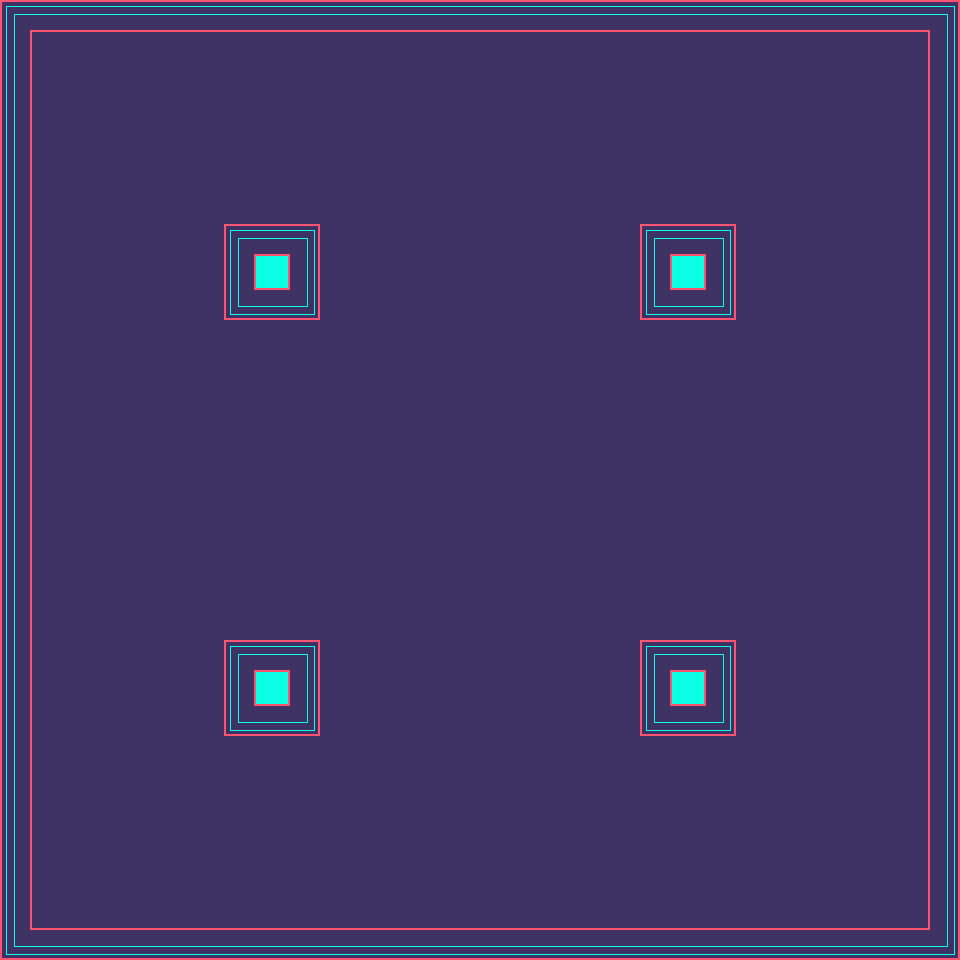

Rendered tile map (Tiled .tmx) drawn with the repository's tilesets; below, a short description and the full map source, tile grids included:
An orthogonal 30x30 tile map with 32x32 px tiles, 2 tile layers (Ground, Walls) and 8 objects (5x Enemy, 2x Sword, Player).

<map version="1.10" tiledversion="1.11.2" orientation="orthogonal" renderorder="right-down" width="30" height="30" tilewidth="32" tileheight="32" infinite="0" nextlayerid="4" nextobjectid="15">
 <tileset firstgid="1" source="Tileset.tsx" />
 <layer id="2" name="Ground" width="30" height="30">
  <data encoding="csv">
0,0,0,0,0,0,0,0,0,0,0,0,0,0,0,0,0,0,0,0,0,0,0,0,0,0,0,0,0,0,
0,4,4,4,4,4,4,4,4,4,4,4,4,4,4,4,4,4,4,4,4,4,4,4,4,4,4,4,4,0,
0,4,4,4,4,4,4,4,4,4,4,4,4,4,4,4,4,4,4,4,4,4,4,4,4,4,4,4,4,0,
0,4,4,4,4,4,4,4,4,4,4,4,4,4,4,4,4,4,4,4,4,4,4,4,4,4,4,4,4,0,
0,4,4,4,4,4,4,4,4,4,4,4,4,4,4,4,4,4,4,4,4,4,4,4,4,4,4,4,4,0,
0,4,4,4,4,4,4,4,4,4,4,4,4,4,4,4,4,4,4,4,4,4,4,4,4,4,4,4,4,0,
0,4,4,4,4,4,4,4,4,4,4,4,4,4,4,4,4,4,4,4,4,4,4,4,4,4,4,4,4,0,
0,4,4,4,4,4,4,4,4,4,4,4,4,4,4,4,4,4,4,4,4,4,4,4,4,4,4,4,4,0,
0,4,4,4,4,4,4,4,8,4,4,4,4,4,4,4,4,4,4,4,4,8,4,4,4,4,4,4,4,0,
0,4,4,4,4,4,4,4,4,4,4,4,4,4,4,4,4,4,4,4,4,4,4,4,4,4,4,4,4,0,
0,4,4,4,4,4,4,4,4,4,4,4,4,4,4,4,4,4,4,4,4,4,4,4,4,4,4,4,4,0,
0,4,4,4,4,4,4,4,4,4,4,4,4,4,4,4,4,4,4,4,4,4,4,4,4,4,4,4,4,0,
0,4,4,4,4,4,4,4,4,4,4,4,4,4,4,4,4,4,4,4,4,4,4,4,4,4,4,4,4,0,
0,4,4,4,4,4,4,4,4,4,4,4,4,4,4,4,4,4,4,4,4,4,4,4,4,4,4,4,4,0,
0,4,4,4,4,4,4,4,4,4,4,4,4,4,4,4,4,4,4,4,4,4,4,4,4,4,4,4,4,0,
0,4,4,4,4,4,4,4,4,4,4,4,4,4,4,4,4,4,4,4,4,4,4,4,4,4,4,4,4,0,
0,4,4,4,4,4,4,4,4,4,4,4,4,4,4,4,4,4,4,4,4,4,4,4,4,4,4,4,4,0,
0,4,4,4,4,4,4,4,4,4,4,4,4,4,4,4,4,4,4,4,4,4,4,4,4,4,4,4,4,0,
0,4,4,4,4,4,4,4,4,4,4,4,4,4,4,4,4,4,4,4,4,4,4,4,4,4,4,4,4,0,
0,4,4,4,4,4,4,4,4,4,4,4,4,4,4,4,4,4,4,4,4,4,4,4,4,4,4,4,4,0,
0,4,4,4,4,4,4,4,4,4,4,4,4,4,4,4,4,4,4,4,4,4,4,4,4,4,4,4,4,0,
0,4,4,4,4,4,4,4,4,4,4,4,4,4,4,4,4,4,4,4,4,4,4,4,4,4,4,4,4,0,
0,4,4,4,4,4,4,4,4,4,4,4,4,4,4,4,4,4,4,4,4,4,4,4,4,4,4,4,4,0,
0,4,4,4,4,4,4,4,4,4,4,4,4,4,4,4,4,4,4,4,4,4,4,4,4,4,4,4,4,0,
0,4,4,4,4,4,4,4,4,4,4,4,4,4,4,4,4,4,4,4,4,4,4,4,4,4,4,4,4,0,
0,4,4,4,4,4,4,4,4,4,4,4,4,4,4,4,4,4,4,4,4,4,4,4,4,4,4,4,4,0,
0,4,4,4,4,4,4,4,4,4,4,4,4,4,4,4,4,4,4,4,4,4,4,4,4,4,4,4,4,0,
0,4,4,4,4,4,4,4,4,4,4,4,4,4,4,4,4,4,4,4,4,4,4,4,4,4,4,4,4,0,
0,4,4,4,4,4,4,4,4,4,4,4,4,4,4,4,4,4,4,4,4,4,4,4,4,4,4,4,4,0,
0,0,0,0,0,0,0,0,0,0,0,0,0,0,0,0,0,0,0,0,0,0,0,0,0,0,0,0,0,0
</data>
 </layer>
 <layer id="1" name="Walls" class="Collision" width="30" height="30">
  <data encoding="csv">
1,2,2,2,2,2,2,2,2,2,2,2,2,2,2,2,2,2,2,2,2,2,2,2,2,2,2,2,2,3,
5,0,0,0,0,0,0,0,0,0,0,0,0,0,0,0,0,0,0,0,0,0,0,0,0,0,0,0,0,7,
5,0,0,0,0,0,0,0,0,0,0,0,0,0,0,0,0,0,0,0,0,0,0,0,0,0,0,0,0,7,
5,0,0,0,0,0,0,0,0,0,0,0,0,0,0,0,0,0,0,0,0,0,0,0,0,0,0,0,0,7,
5,0,0,0,0,0,0,0,0,0,0,0,0,0,0,0,0,0,0,0,0,0,0,0,0,0,0,0,0,7,
5,0,0,0,0,0,0,0,0,0,0,0,0,0,0,0,0,0,0,0,0,0,0,0,0,0,0,0,0,7,
5,0,0,0,0,0,0,0,0,0,0,0,0,0,0,0,0,0,0,0,0,0,0,0,0,0,0,0,0,7,
5,0,0,0,0,0,0,1,2,3,0,0,0,0,0,0,0,0,0,0,1,2,3,0,0,0,0,0,0,7,
5,0,0,0,0,0,0,5,6,7,0,0,0,0,0,0,0,0,0,0,5,6,7,0,0,0,0,0,0,7,
5,0,0,0,0,0,0,9,10,11,0,0,0,0,0,0,0,0,0,0,9,10,11,0,0,0,0,0,0,7,
5,0,0,0,0,0,0,0,0,0,0,0,0,0,0,0,0,0,0,0,0,0,0,0,0,0,0,0,0,7,
5,0,0,0,0,0,0,0,0,0,0,0,0,0,0,0,0,0,0,0,0,0,0,0,0,0,0,0,0,7,
5,0,0,0,0,0,0,0,0,0,0,0,0,0,0,0,0,0,0,0,0,0,0,0,0,0,0,0,0,7,
5,0,0,0,0,0,0,0,0,0,0,0,0,0,0,0,0,0,0,0,0,0,0,0,0,0,0,0,0,7,
5,0,0,0,0,0,0,0,0,0,0,0,0,0,0,0,0,0,0,0,0,0,0,0,0,0,0,0,0,7,
5,0,0,0,0,0,0,0,0,0,0,0,0,0,0,0,0,0,0,0,0,0,0,0,0,0,0,0,0,7,
5,0,0,0,0,0,0,0,0,0,0,0,0,0,0,0,0,0,0,0,0,0,0,0,0,0,0,0,0,7,
5,0,0,0,0,0,0,0,0,0,0,0,0,0,0,0,0,0,0,0,0,0,0,0,0,0,0,0,0,7,
5,0,0,0,0,0,0,0,0,0,0,0,0,0,0,0,0,0,0,0,0,0,0,0,0,0,0,0,0,7,
5,0,0,0,0,0,0,0,0,0,0,0,0,0,0,0,0,0,0,0,0,0,0,0,0,0,0,0,0,7,
5,0,0,0,0,0,0,1,2,3,0,0,0,0,0,0,0,0,0,0,1,2,3,0,0,0,0,0,0,7,
5,0,0,0,0,0,0,5,6,7,0,0,0,0,0,0,0,0,0,0,5,6,7,0,0,0,0,0,0,7,
5,0,0,0,0,0,0,9,10,11,0,0,0,0,0,0,0,0,0,0,9,10,11,0,0,0,0,0,0,7,
5,0,0,0,0,0,0,0,0,0,0,0,0,0,0,0,0,0,0,0,0,0,0,0,0,0,0,0,0,7,
5,0,0,0,0,0,0,0,0,0,0,0,0,0,0,0,0,0,0,0,0,0,0,0,0,0,0,0,0,7,
5,0,0,0,0,0,0,0,0,0,0,0,0,0,0,0,0,0,0,0,0,0,0,0,0,0,0,0,0,7,
5,0,0,0,0,0,0,0,0,0,0,0,0,0,0,0,0,0,0,0,0,0,0,0,0,0,0,0,0,7,
5,0,0,0,0,0,0,0,0,0,0,0,0,0,0,0,0,0,0,0,0,0,0,0,0,0,0,0,0,7,
5,0,0,0,0,0,0,0,0,0,0,0,0,0,0,0,0,0,0,0,0,0,0,0,0,0,0,0,0,7,
9,10,10,10,10,10,10,10,10,10,10,10,10,10,10,10,10,10,10,10,10,10,10,10,10,10,10,10,10,11
</data>
 </layer>
 <objectgroup id="3" name="Entities" class="Entities">
  <object id="1" name="Player" type="Player" gid="13" x="288" y="448" width="32" height="32" />
  <object id="2" name="Sword" gid="14" x="384" y="448" width="32" height="32" />
  <object id="7" type="Enemy" gid="16" x="608" y="640" width="32" height="32" />
  <object id="8" type="Enemy" gid="16" x="608" y="512" width="32" height="32" />
  <object id="9" type="Enemy" gid="16" x="608" y="352" width="32" height="32" />
  <object id="10" type="Enemy" gid="16" x="608" y="416" width="32" height="32" />
  <object id="11" type="Enemy" gid="16" x="608" y="576" width="32" height="32" />
  <object id="13" name="Bow" type="Sword" gid="15" x="352" y="544" width="32" height="32" />
 </objectgroup>
</map>